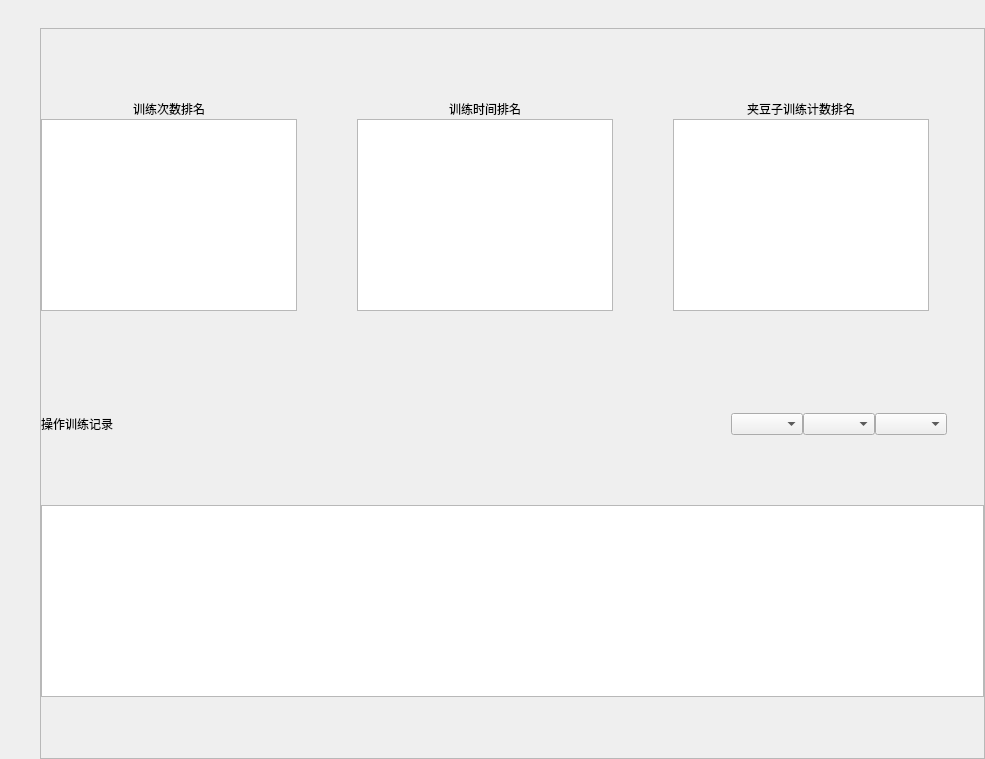
<?xml version="1.0" encoding="UTF-8"?>
<ui version="4.0">
 <class>SYAdminEntityTrainAnalysisWindow</class>
 <widget class="QWidget" name="SYAdminEntityTrainAnalysisWindow">
  <property name="geometry">
   <rect>
    <x>0</x>
    <y>0</y>
    <width>985</width>
    <height>759</height>
   </rect>
  </property>
  <property name="windowTitle">
   <string>SimLaparo</string>
  </property>
  <layout class="QHBoxLayout" name="horizontalLayout">
   <property name="spacing">
    <number>0</number>
   </property>
   <property name="leftMargin">
    <number>40</number>
   </property>
   <property name="topMargin">
    <number>28</number>
   </property>
   <property name="rightMargin">
    <number>0</number>
   </property>
   <property name="bottomMargin">
    <number>0</number>
   </property>
   <item>
    <widget class="QFrame" name="frame">
     <property name="frameShape">
      <enum>QFrame::StyledPanel</enum>
     </property>
     <property name="frameShadow">
      <enum>QFrame::Raised</enum>
     </property>
     <layout class="QVBoxLayout" name="verticalLayout_2">
      <property name="spacing">
       <number>0</number>
      </property>
      <property name="leftMargin">
       <number>0</number>
      </property>
      <property name="topMargin">
       <number>0</number>
      </property>
      <property name="rightMargin">
       <number>0</number>
      </property>
      <property name="bottomMargin">
       <number>0</number>
      </property>
      <item>
       <widget class="SYAdminTrainStatisticWindow" name="trainStatisticWindow" native="true"/>
      </item>
      <item>
       <spacer name="verticalSpacer_10">
        <property name="orientation">
         <enum>Qt::Vertical</enum>
        </property>
        <property name="sizeType">
         <enum>QSizePolicy::Fixed</enum>
        </property>
        <property name="sizeHint" stdset="0">
         <size>
          <width>20</width>
          <height>70</height>
         </size>
        </property>
       </spacer>
      </item>
      <item>
       <layout class="QHBoxLayout" name="horizontalLayout_11">
        <item>
         <layout class="QVBoxLayout" name="verticalLayout_6">
          <property name="spacing">
           <number>0</number>
          </property>
          <item>
           <layout class="QHBoxLayout" name="horizontalLayout_8">
            <item>
             <spacer name="horizontalSpacer_16">
              <property name="orientation">
               <enum>Qt::Horizontal</enum>
              </property>
              <property name="sizeHint" stdset="0">
               <size>
                <width>40</width>
                <height>20</height>
               </size>
              </property>
             </spacer>
            </item>
            <item>
             <widget class="QLabel" name="trainCountRankLabel">
              <property name="text">
               <string>训练次数排名</string>
              </property>
              <property name="alignment">
               <set>Qt::AlignCenter</set>
              </property>
             </widget>
            </item>
            <item>
             <spacer name="horizontalSpacer_15">
              <property name="orientation">
               <enum>Qt::Horizontal</enum>
              </property>
              <property name="sizeHint" stdset="0">
               <size>
                <width>40</width>
                <height>20</height>
               </size>
              </property>
             </spacer>
            </item>
           </layout>
          </item>
          <item>
           <widget class="QTableWidget" name="trainCountRankTableWidget">
            <property name="verticalScrollBarPolicy">
             <enum>Qt::ScrollBarAlwaysOff</enum>
            </property>
            <property name="horizontalScrollBarPolicy">
             <enum>Qt::ScrollBarAlwaysOff</enum>
            </property>
           </widget>
          </item>
         </layout>
        </item>
        <item>
         <spacer name="horizontalSpacer_22">
          <property name="orientation">
           <enum>Qt::Horizontal</enum>
          </property>
          <property name="sizeType">
           <enum>QSizePolicy::Fixed</enum>
          </property>
          <property name="sizeHint" stdset="0">
           <size>
            <width>60</width>
            <height>20</height>
           </size>
          </property>
         </spacer>
        </item>
        <item>
         <layout class="QVBoxLayout" name="verticalLayout_8">
          <property name="spacing">
           <number>0</number>
          </property>
          <item>
           <layout class="QHBoxLayout" name="horizontalLayout_10">
            <item>
             <spacer name="horizontalSpacer_19">
              <property name="orientation">
               <enum>Qt::Horizontal</enum>
              </property>
              <property name="sizeHint" stdset="0">
               <size>
                <width>40</width>
                <height>20</height>
               </size>
              </property>
             </spacer>
            </item>
            <item>
             <widget class="QLabel" name="trainTimeRankLabel">
              <property name="text">
               <string>训练时间排名</string>
              </property>
              <property name="alignment">
               <set>Qt::AlignCenter</set>
              </property>
             </widget>
            </item>
            <item>
             <spacer name="horizontalSpacer_20">
              <property name="orientation">
               <enum>Qt::Horizontal</enum>
              </property>
              <property name="sizeHint" stdset="0">
               <size>
                <width>40</width>
                <height>20</height>
               </size>
              </property>
             </spacer>
            </item>
           </layout>
          </item>
          <item>
           <widget class="QTableWidget" name="trainTimeRankTableWidget">
            <property name="verticalScrollBarPolicy">
             <enum>Qt::ScrollBarAlwaysOff</enum>
            </property>
            <property name="horizontalScrollBarPolicy">
             <enum>Qt::ScrollBarAlwaysOff</enum>
            </property>
           </widget>
          </item>
         </layout>
        </item>
        <item>
         <spacer name="horizontalSpacer_21">
          <property name="orientation">
           <enum>Qt::Horizontal</enum>
          </property>
          <property name="sizeType">
           <enum>QSizePolicy::Fixed</enum>
          </property>
          <property name="sizeHint" stdset="0">
           <size>
            <width>60</width>
            <height>20</height>
           </size>
          </property>
         </spacer>
        </item>
        <item>
         <layout class="QVBoxLayout" name="verticalLayout_7">
          <property name="spacing">
           <number>0</number>
          </property>
          <item>
           <layout class="QHBoxLayout" name="horizontalLayout_9">
            <item>
             <spacer name="horizontalSpacer_17">
              <property name="orientation">
               <enum>Qt::Horizontal</enum>
              </property>
              <property name="sizeHint" stdset="0">
               <size>
                <width>40</width>
                <height>20</height>
               </size>
              </property>
             </spacer>
            </item>
            <item>
             <widget class="QLabel" name="clampPeaCountRankLabel">
              <property name="text">
               <string>夹豆子训练计数排名</string>
              </property>
              <property name="alignment">
               <set>Qt::AlignCenter</set>
              </property>
             </widget>
            </item>
            <item>
             <spacer name="horizontalSpacer_18">
              <property name="orientation">
               <enum>Qt::Horizontal</enum>
              </property>
              <property name="sizeHint" stdset="0">
               <size>
                <width>40</width>
                <height>20</height>
               </size>
              </property>
             </spacer>
            </item>
           </layout>
          </item>
          <item>
           <widget class="QTableWidget" name="clampPeaCountRankTableWidget">
            <property name="verticalScrollBarPolicy">
             <enum>Qt::ScrollBarAlwaysOff</enum>
            </property>
            <property name="horizontalScrollBarPolicy">
             <enum>Qt::ScrollBarAlwaysOff</enum>
            </property>
           </widget>
          </item>
         </layout>
        </item>
        <item>
         <spacer name="horizontalSpacer">
          <property name="orientation">
           <enum>Qt::Horizontal</enum>
          </property>
          <property name="sizeHint" stdset="0">
           <size>
            <width>40</width>
            <height>20</height>
           </size>
          </property>
         </spacer>
        </item>
       </layout>
      </item>
      <item>
       <spacer name="verticalSpacer_2">
        <property name="orientation">
         <enum>Qt::Vertical</enum>
        </property>
        <property name="sizeType">
         <enum>QSizePolicy::Expanding</enum>
        </property>
        <property name="sizeHint" stdset="0">
         <size>
          <width>20</width>
          <height>50</height>
         </size>
        </property>
       </spacer>
      </item>
      <item>
       <layout class="QHBoxLayout" name="horizontalLayout_12">
        <property name="spacing">
         <number>0</number>
        </property>
        <property name="rightMargin">
         <number>37</number>
        </property>
        <property name="bottomMargin">
         <number>0</number>
        </property>
        <item>
         <layout class="QVBoxLayout" name="verticalLayout_5">
          <property name="spacing">
           <number>0</number>
          </property>
          <property name="leftMargin">
           <number>0</number>
          </property>
          <property name="topMargin">
           <number>0</number>
          </property>
          <property name="rightMargin">
           <number>0</number>
          </property>
          <property name="bottomMargin">
           <number>0</number>
          </property>
          <item>
           <spacer name="verticalSpacer_8">
            <property name="orientation">
             <enum>Qt::Vertical</enum>
            </property>
            <property name="sizeHint" stdset="0">
             <size>
              <width>20</width>
              <height>40</height>
             </size>
            </property>
           </spacer>
          </item>
          <item>
           <widget class="QLabel" name="trainRecordLabel">
            <property name="text">
             <string>操作训练记录</string>
            </property>
            <property name="alignment">
             <set>Qt::AlignLeading|Qt::AlignLeft|Qt::AlignVCenter</set>
            </property>
           </widget>
          </item>
          <item>
           <spacer name="verticalSpacer_9">
            <property name="orientation">
             <enum>Qt::Vertical</enum>
            </property>
            <property name="sizeHint" stdset="0">
             <size>
              <width>20</width>
              <height>40</height>
             </size>
            </property>
           </spacer>
          </item>
         </layout>
        </item>
        <item>
         <spacer name="horizontalSpacer_23">
          <property name="orientation">
           <enum>Qt::Horizontal</enum>
          </property>
          <property name="sizeHint" stdset="0">
           <size>
            <width>40</width>
            <height>20</height>
           </size>
          </property>
         </spacer>
        </item>
        <item>
         <layout class="QVBoxLayout" name="verticalLayout">
          <property name="spacing">
           <number>0</number>
          </property>
          <property name="leftMargin">
           <number>0</number>
          </property>
          <property name="topMargin">
           <number>0</number>
          </property>
          <property name="rightMargin">
           <number>0</number>
          </property>
          <property name="bottomMargin">
           <number>0</number>
          </property>
          <item>
           <spacer name="verticalSpacer_3">
            <property name="orientation">
             <enum>Qt::Vertical</enum>
            </property>
            <property name="sizeHint" stdset="0">
             <size>
              <width>20</width>
              <height>40</height>
             </size>
            </property>
           </spacer>
          </item>
          <item>
           <widget class="QComboBox" name="userFilter"/>
          </item>
          <item>
           <spacer name="verticalSpacer">
            <property name="orientation">
             <enum>Qt::Vertical</enum>
            </property>
            <property name="sizeHint" stdset="0">
             <size>
              <width>20</width>
              <height>40</height>
             </size>
            </property>
           </spacer>
          </item>
         </layout>
        </item>
        <item>
         <layout class="QVBoxLayout" name="verticalLayout_3">
          <property name="spacing">
           <number>0</number>
          </property>
          <property name="leftMargin">
           <number>0</number>
          </property>
          <property name="topMargin">
           <number>0</number>
          </property>
          <property name="rightMargin">
           <number>0</number>
          </property>
          <property name="bottomMargin">
           <number>0</number>
          </property>
          <item>
           <spacer name="verticalSpacer_4">
            <property name="orientation">
             <enum>Qt::Vertical</enum>
            </property>
            <property name="sizeHint" stdset="0">
             <size>
              <width>20</width>
              <height>40</height>
             </size>
            </property>
           </spacer>
          </item>
          <item>
           <widget class="QComboBox" name="classFilter"/>
          </item>
          <item>
           <spacer name="verticalSpacer_5">
            <property name="orientation">
             <enum>Qt::Vertical</enum>
            </property>
            <property name="sizeHint" stdset="0">
             <size>
              <width>20</width>
              <height>40</height>
             </size>
            </property>
           </spacer>
          </item>
         </layout>
        </item>
        <item>
         <layout class="QVBoxLayout" name="verticalLayout_4">
          <property name="spacing">
           <number>0</number>
          </property>
          <property name="leftMargin">
           <number>0</number>
          </property>
          <property name="topMargin">
           <number>0</number>
          </property>
          <property name="rightMargin">
           <number>0</number>
          </property>
          <property name="bottomMargin">
           <number>0</number>
          </property>
          <item>
           <spacer name="verticalSpacer_6">
            <property name="orientation">
             <enum>Qt::Vertical</enum>
            </property>
            <property name="sizeHint" stdset="0">
             <size>
              <width>20</width>
              <height>40</height>
             </size>
            </property>
           </spacer>
          </item>
          <item>
           <widget class="QComboBox" name="groupFilter"/>
          </item>
          <item>
           <spacer name="verticalSpacer_7">
            <property name="orientation">
             <enum>Qt::Vertical</enum>
            </property>
            <property name="sizeHint" stdset="0">
             <size>
              <width>20</width>
              <height>40</height>
             </size>
            </property>
           </spacer>
          </item>
         </layout>
        </item>
       </layout>
      </item>
      <item>
       <spacer name="verticalSpacer_13">
        <property name="orientation">
         <enum>Qt::Vertical</enum>
        </property>
        <property name="sizeType">
         <enum>QSizePolicy::Fixed</enum>
        </property>
        <property name="sizeHint" stdset="0">
         <size>
          <width>20</width>
          <height>30</height>
         </size>
        </property>
       </spacer>
      </item>
      <item>
       <widget class="QTableWidget" name="trainRecordTableWidget">
        <property name="horizontalScrollBarPolicy">
         <enum>Qt::ScrollBarAlwaysOff</enum>
        </property>
       </widget>
      </item>
      <item>
       <spacer name="verticalSpacer_12">
        <property name="orientation">
         <enum>Qt::Vertical</enum>
        </property>
        <property name="sizeHint" stdset="0">
         <size>
          <width>20</width>
          <height>49</height>
         </size>
        </property>
       </spacer>
      </item>
     </layout>
    </widget>
   </item>
  </layout>
 </widget>
 <customwidgets>
  <customwidget>
   <class>SYAdminTrainStatisticWindow</class>
   <extends>QWidget</extends>
   <header>syadmintrainstatisticwindow.h</header>
   <container>1</container>
  </customwidget>
 </customwidgets>
 <resources/>
 <connections/>
</ui>
